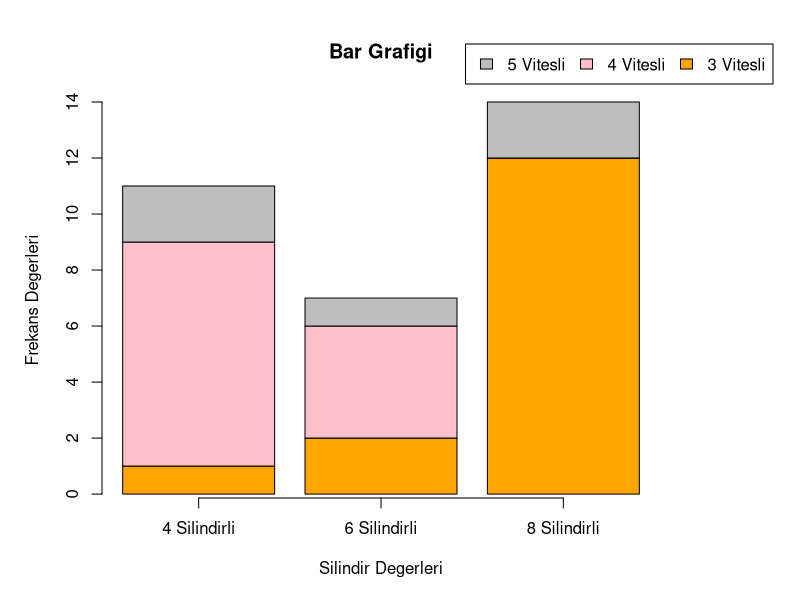
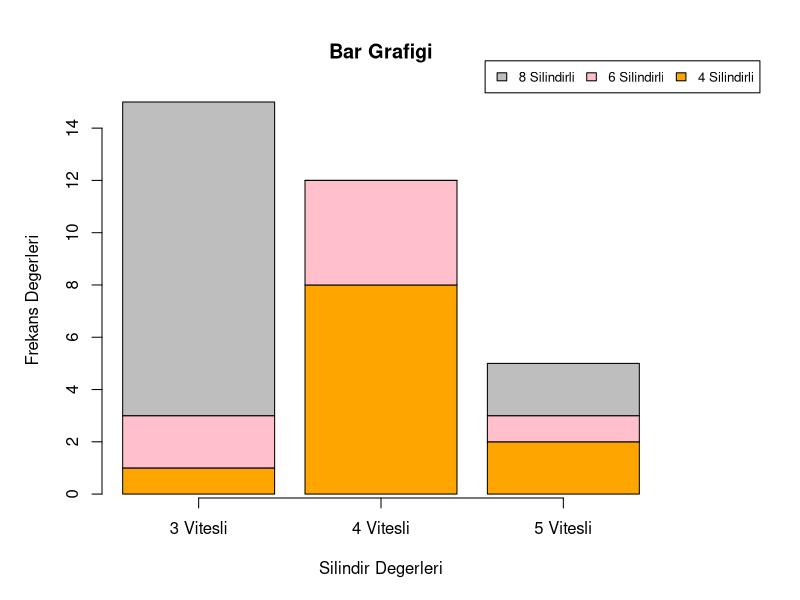

The R source for these figures, in order:
View(mtcars)

table(mtcars$gear, mtcars$cyl)

t <- table(mtcars$gear, mtcars$cyl)

par(mar=c(5.1, 5.1, 5.1,7), xpd = TRUE) # nolint: infix_spaces_linter, commas_linter, line_length_linter.
barplot(t,
    names.arg = c("4 Silindirli", "6 Silindirli", "8 Silindirli"), # nolint: indentation_linter, line_length_linter.
    axis.lty = 1,
    main = "Bar Grafigi",
    xlab = "Silindir Degerleri",
    ylab = "Frekans Degerleri",
    col = c("orange", "pink", "gray"),
    legend = c("3 Vitesli", "4 Vitesli","5 Vitesli"), # nolint: commas_linter.
    args.legend = list(bty = "o", # buradaki bty nin içindeki n none anlamına geliyor yav # nolint
                        horiz = TRUE, # nolint
                        xjust = 0.6,
                        yjust = -0.7),
) # nolint: trailing_whitespace_linter.



table(mtcars$cyl, mtcars$gear)

t <- table(mtcars$cyl, mtcars$gear)

par(mar=c(5.1, 5.1, 5.1,7), xpd = TRUE) # nolint: infix_spaces_linter, commas_linter, line_length_linter.
barplot(t,
    names.arg = c("3 Vitesli", "4 Vitesli","5 Vitesli"), # nolint: indentation_linter, line_length_linter, commas_linter.
    axis.lty = 1,
    main = "Bar Grafigi",
    xlab = "Silindir Degerleri",
    ylab = "Frekans Degerleri",
    col = c("orange", "pink", "gray"),
    legend = c("4 Silindirli", "6 Silindirli", "8 Silindirli"), # nolint: commas_linter, line_length_linter.
    args.legend = list(bty = "o", # buradaki bty nin içindeki n none anlamına geliyor yav # nolint
                        horiz = TRUE, # nolint
                        xjust = 0.6,
                        yjust = -0.6,
                        cex = 0.8),
)
